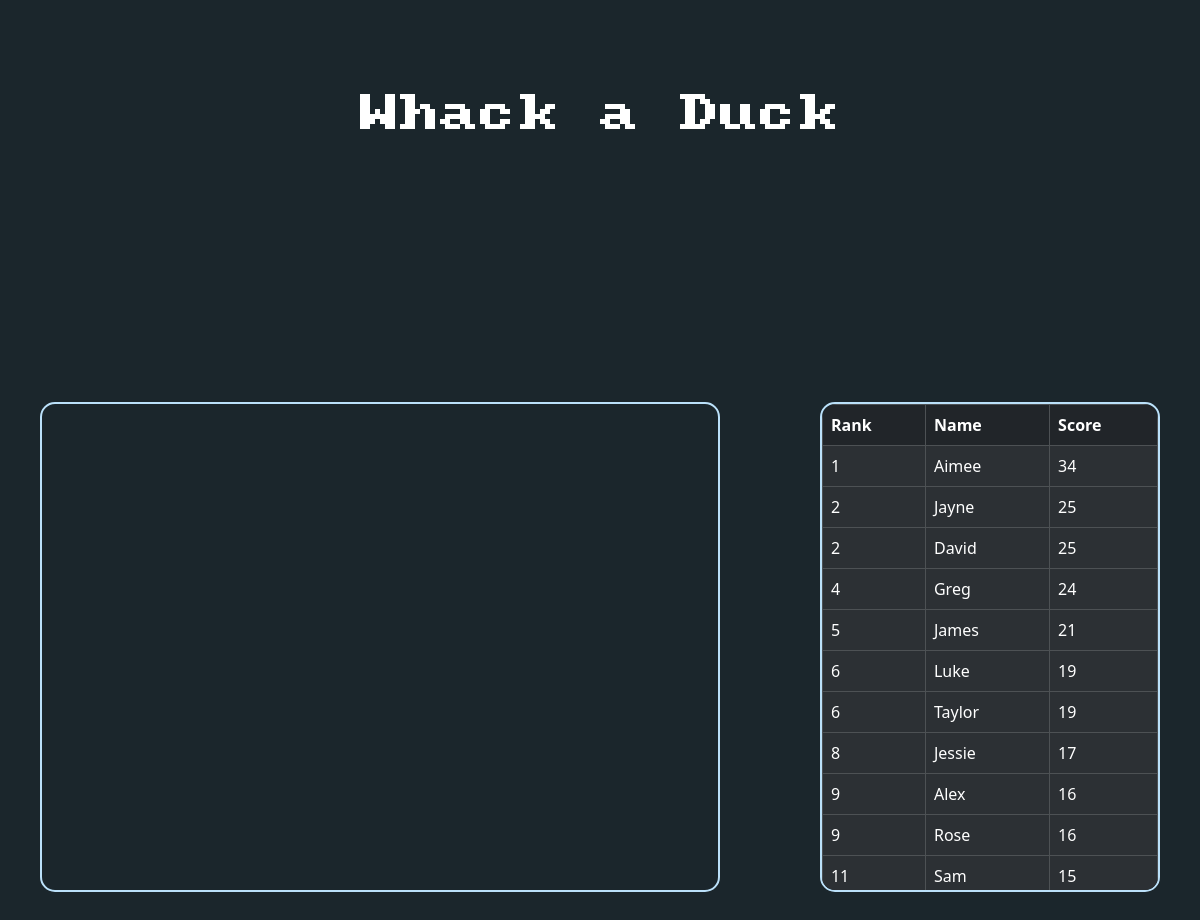
The page / on the database its author committed.
### tables this page shows
CREATE TABLE scores(id INTEGER PRIMARY KEY AUTOINCREMENT NOT NULL, name TEXT NOT NULL, score INTEGER NOT NULL);

### app.py (the view, shortened to what this page needs)
@app.route("/", methods=["GET", "POST"])
def index():
    highscores = db.execute("SELECT RANK() OVER (ORDER BY score DESC) Rank, name, score FROM scores ORDER BY score DESC;")
    return render_template("index.html", highscores=highscores)

### templates/index.html (shortened to what this page needs)
<!DOCTYPE html>
<html>
    <head>
        <link rel="stylesheet" href="../static/css/styles.css">
        <link href="https://cdn.jsdelivr.net/npm/bootstrap@5.3.3/dist/css/bootstrap.min.css" rel="stylesheet">
    </head>
    <body>
        <main>
            <div id="title-div">
                <h1>Whack a Duck</h1>
            </div>
            <div id="content">
                <div id="game-div">
                    <iframe src="../static/game/build/web/index.html" scrolling="no"></iframe>
                </div>
                <div id="highscore-div">
                    <div id="table-div">
                        <table class="table table-dark table-striped table-bordered">
                            <thead>
                                <tr>
                                    <th>Rank</th>
                                    <th>Name</th>
                                    <th>Score</th>
                                </tr>
                            </thead>
                            {% for score in highscores %}
                                <tbody>
                                    <tr>
                                        <td>{{ score.0 }}</td>
                                        <td>{{ score.1 }}</td>
                                        <td>{{ score.2 }}</td>
                                    </tr>
                                </tbody>
                            {% endfor %}
                        </table>
                    </div>
                </div>
            </div>
        </main>
    </body>
</html>

### static/css/styles.css (style rules this page uses)
html { width: 100%; height: 100%; }
body { background-color: #1B262C !important; color: white !important; }
#content { display: flex; width: 100%; height: 72vh; justify-content: center; align-items: center; }
#title-div { width: 100%; text-align: center; margin-top: 90px; }
#title-div h1 { font-family: "pc-senior"; }
#game-div { display: inline-block; width: 60%; height: 490px; border: 2px solid #BBE1FA; border-radius: 15px; margin-left: 40px; }
#game-div iframe { width: 100%; height: 100%; border-radius: 15px; }
#highscore-div { display: inline-block; width: 30%; height: 490px; margin-left: 100px; border: 2px solid #BBE1FA; border-radius: 15px; overflow: hidden; margin-right: 40px; }
#table-div { width: 100%; height: 490px; overflow-y: auto; border-radius: 15px; }
#highscore-div table thead th { position: sticky; top: 0; }

### rows shown on the page
scores: id "1", name "Aimee", score "34"
scores: score "2", name "Jayne", score "25"
scores: score "2", name "David", score "25"
scores: score "4", name "Greg", score "24"
scores: score "5", name "James", score "21"
scores: score "6", name "Luke", score "19"
scores: score "6", name "Taylor", score "19"
scores: score "8", name "Jessie", score "17"
scores: score "9", name "Alex", score "16"
scores: score "9", name "Rose", score "16"
scores: score "11", name "Sam", score "15"
